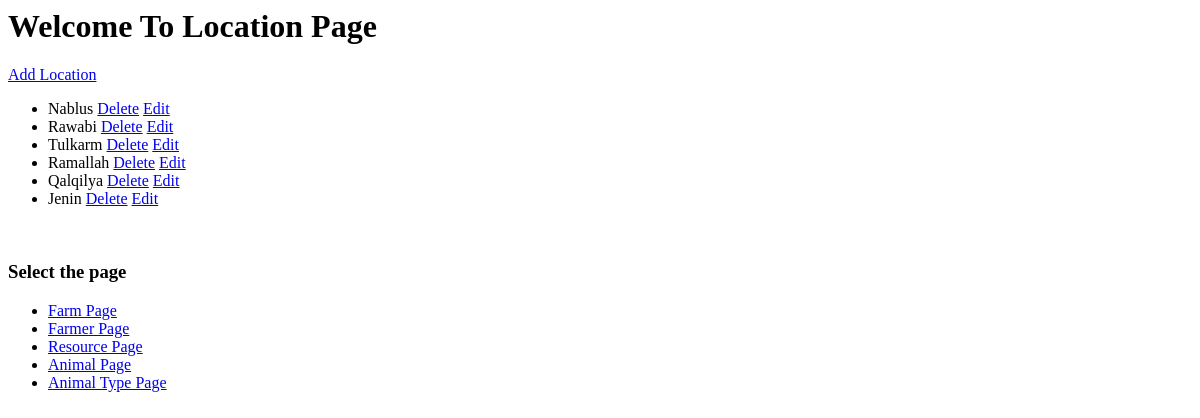
Before: /location with the older database file.
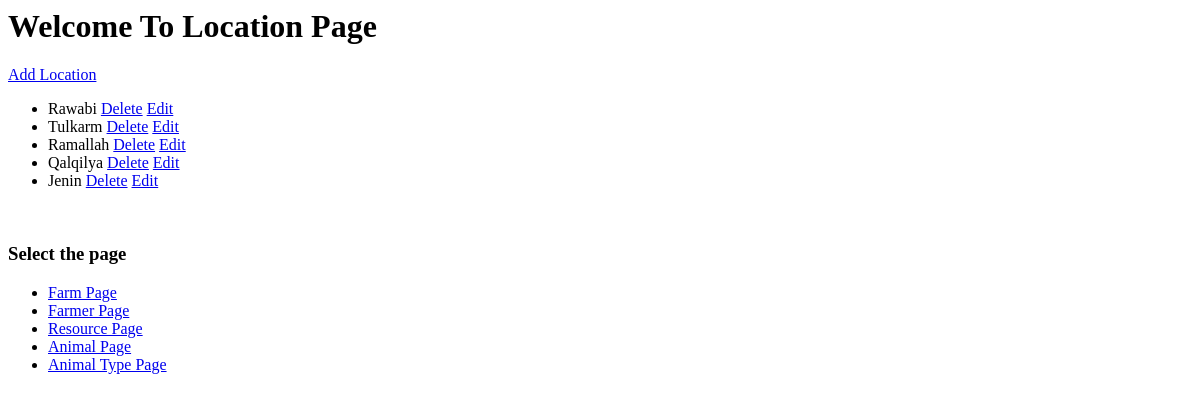
After: the same page with the newer database file.
### farm/models.py (models this page shows, shortened)
class Location(models.Model):
    name = models.CharField(max_length=100)

### farm/views.py (the view)
# urls.py: path('location', views.location,name='location'),
def location(request):
    locations=Location.objects.all()
    return render(request,'location/location.html', {'locations':locations})

### templates/location/location.html
<h1>Welcome To Location Page</h1>
<a href="{% url 'add_location' %}">Add Location</a>
<ul>
    {% for location in locations %}
      <li>
        {{ location.name }}
        <a href="{% url 'delete_location' location.id %}">Delete</a>
        <a href="{% url 'edit_location' location.id %}">Edit</a>
      </li>
    {% endfor %}
  </ul><br>
  <h3>Select the page </h3>
<ul>
    <li><a href="{% url 'farm' %}">Farm Page</a></li>
    <li><a href="{% url 'farmer' %}">Farmer Page</a></li>
    <li><a href="{% url 'resources' %}">Resource Page</a></li>
    <li><a href="{% url 'animal' %}">Animal Page</a></li>
    <li><a href="{% url 'animal_types' %}">Animal Type Page</a></li>
</ul>

Changed rows visible on the page:
removed Location: name "Nablus"
